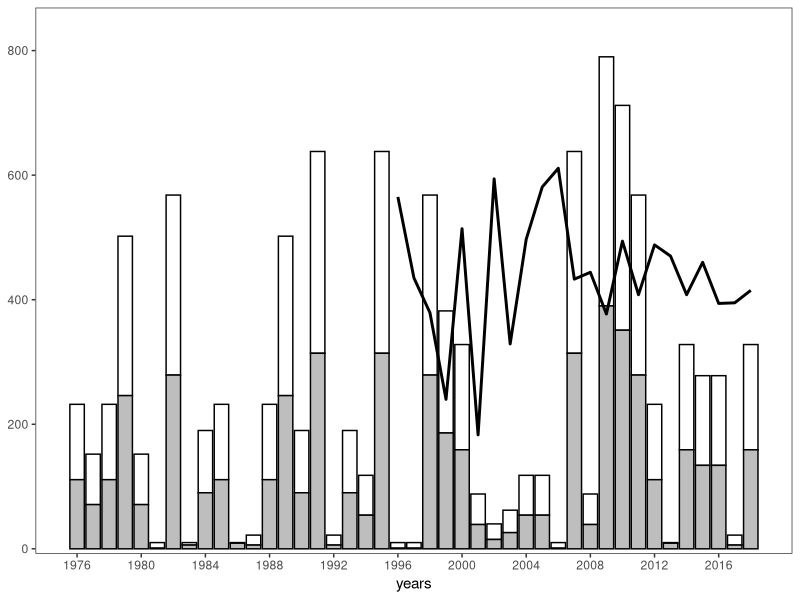

Write the R code that produced this figure.
######### An example of a ggplot barplot for the inshore TAC and landings figure

df <- NULL

# year data
df$years <- 1976:2018

# TAC data
df$TAC <- round(rnorm(length(1976:2018), mean = 10, sd=5), 0)^2

# landings(?) data
df$landings <- abs(df$TAC - 10)

# switch from a list to a dataframe
df <- as.data.frame(df)

# melt the dataframe so that it's in long format (TAC and landings in one column, but labelled by type in another column)
df <- reshape2::melt(df, id.vars = "years")

# here's the line to overplot on the data. It gets lined up with the data in a new column of the dataframe.
df$otherline <- c(rep(NA, 20), round(rnorm(n=23, mean=500, sd=100), 0)) # length is 43, but it gets repeated twice since we're in long format

require(ggplot2)

ggplot() + geom_bar(data=df, aes(years, value, fill=variable), colour="black", stat="identity") + # plots the bars
  theme_bw() + theme(panel.grid=element_blank()) + # white background, no gridlines
  geom_line(data=df, aes(years, otherline), lwd=1) + # adds the overlay line
  scale_fill_manual(values=c("white", "grey"), guide=F) + # sets the colours of the bars, and hides the legend. Replace this line with the # lines at the end if you want to keep the legend...  
  ylab(NULL) + # no y label please, or maybe you want ylab("Tonnes") or something?
  scale_y_continuous(expand = expand_scale(mult = c(0.01,0.1))) + # 
  scale_x_continuous(breaks=seq(1976,2018,4)) #+
  #scale_fill_manual(values=c("white", "grey"), labels=c("A", "B"), name="Type") +
  #theme(legend.position=c(0.9, 0.2)) # play with the location if you want it inside the plotting panel
                     